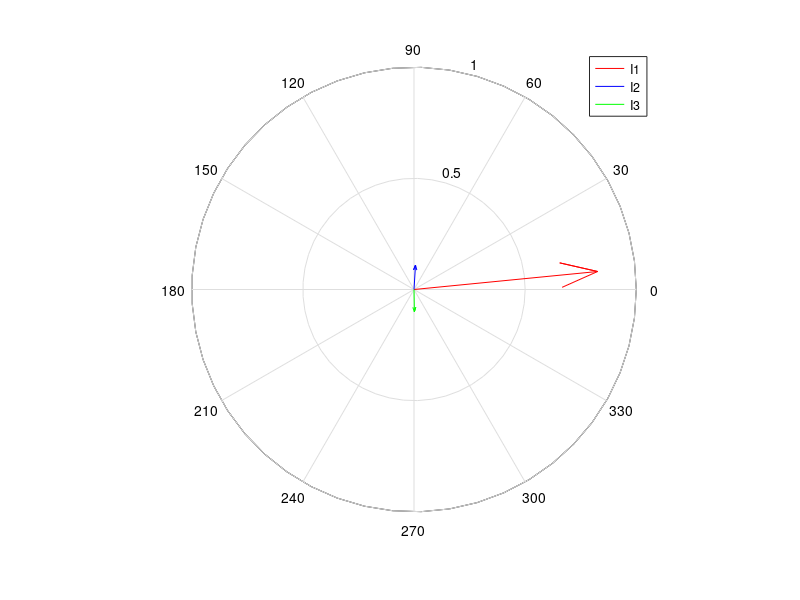

The MATLAB script that drew this image:
%just currents
I1=.83*(cos(deg2rad(5.6))+sin(deg2rad(5.6))*1i);
I2=.11*(cos(deg2rad(86.5))+sin(deg2rad(86.5))*1i);
I3=.1*(cos(deg2rad(-89))+sin(deg2rad(-89))*1i);

%A = [I1, I2, I3];
compass(I1,'r'); hold on
compass(I2,'b');
compass(I3,'g');

legend('I1','I2','I3')